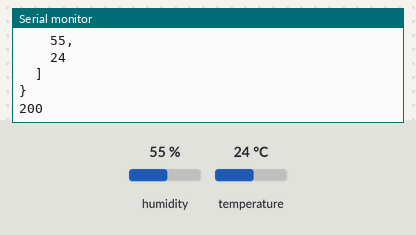
Recording of a sketch running on a simulated ESP8266 (NodeMCU). Parts: the last lines printed to the serial monitor. The inputs (shaded band) are chosen by the test bench; at power-on: humidity 55 %, temperature 24 °C. WiFi joins after 1.5 s; servers stay silent unless stated; uploads are accepted with an empty reply.

Above: at 2.7 s.
2.8 s: humidity set to 22 %
At 6.91 s:
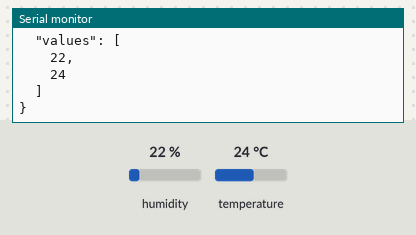
8.6 s: temperature set to 12 °C
At 12.13 s:
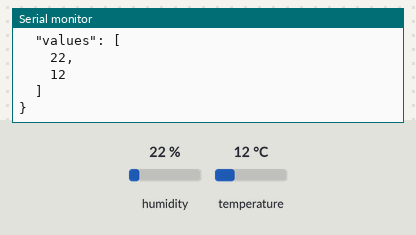
14.4 s: humidity set to 40 %
At 18.5 s:
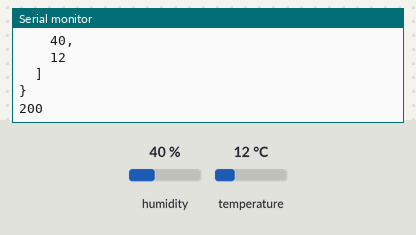
Timing chart, 0 to 20.0 s (numbered marks = the images above; inputs shaded):
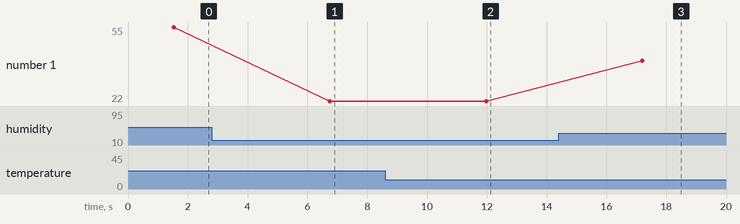

Measured:
- after the input at 2.8 s, the serial monitor: prints a new line after 4.0 s (image 1)
- after the input at 8.6 s, the serial monitor: prints a new line after 3.4 s (image 2)
- after the input at 14.4 s, the serial monitor: prints a new line after 2.8 s (image 3)
- plotted number 1: 55 → 22 after the input at 2.8 s, 22 → 40 after the input at 14.4 s

The sketch:

sketch.ino
```cpp
#include "DHT.h"
#include <ESP8266HTTPClient.h>
#include <ESP8266WiFi.h>
#include <ArduinoJson.h>

#define DHTPIN D1
#define DHTTYPE DHT11

DHT dht(DHTPIN, DHTTYPE);

void setup() {
  Serial.begin(115200);                             //Serial connection
  dht.begin();
  WiFi.begin("ssid", "password");    //WiFi connection

  while (WiFi.status() != WL_CONNECTED) {  //Wait for the WiFI connection

    delay(500);
    Serial.println("Waiting for connection");

  }

}

void loop() {

  if (WiFi.status() == WL_CONNECTED){

    float h = dht.readHumidity();
    float t = dht.readTemperature();
    float f = dht.readTemperature(true);

    if (isnan(h) || isnan(t) || isnan(f)) {
      Serial.println("Failed to read from DHT sensor!");
      return;
    }

    StaticJsonBuffer<300> JSONbuffer;   //Declaring static JSON buffer
    JsonObject& JSONencoder = JSONbuffer.createObject();

    JSONencoder["sensorType"] = "Temperature";

    JsonArray& values = JSONencoder.createNestedArray("values"); //JSON array
    values.add(h); //Add value to array
    values.add(t); //Add value to array


    char JSONmessageBuffer[300];
    JSONencoder.prettyPrintTo(JSONmessageBuffer, sizeof(JSONmessageBuffer));
    Serial.println(JSONmessageBuffer);

    HTTPClient http;    //Declare object of class HTTPClient

    http.begin("http://192.168.0.105:5000/api/v1/data/");      //Specify request destination
    http.addHeader("Content-Type", "application/json");  //Specify content-type header

    int httpCode = http.POST(JSONmessageBuffer);   //Send the request
    String payload = http.getString();                                        //Get the response payload

    Serial.println(httpCode);   //Print HTTP return code
    Serial.println(payload);    //Print request response payload

    http.end();  //Close connection

} else {

    Serial.println("Error in WiFi connection");

  }

  delay(5000);  //Send a request every 1 minute
}
```
